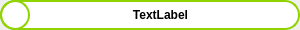
<?xml version="1.0" encoding="UTF-8"?>
<ui version="4.0">
 <class>Form</class>
 <widget class="QWidget" name="Form">
  <property name="geometry">
   <rect>
    <x>0</x>
    <y>0</y>
    <width>300</width>
    <height>30</height>
   </rect>
  </property>
  <property name="sizePolicy">
   <sizepolicy hsizetype="Fixed" vsizetype="Preferred">
    <horstretch>0</horstretch>
    <verstretch>0</verstretch>
   </sizepolicy>
  </property>
  <property name="minimumSize">
   <size>
    <width>0</width>
    <height>30</height>
   </size>
  </property>
  <property name="windowTitle">
   <string>Form</string>
  </property>
  <layout class="QGridLayout" name="gridLayout">
   <property name="margin">
    <number>0</number>
   </property>
   <item row="0" column="0">
    <widget class="QLabel" name="fondo">
     <property name="sizePolicy">
      <sizepolicy hsizetype="Fixed" vsizetype="Fixed">
       <horstretch>0</horstretch>
       <verstretch>0</verstretch>
      </sizepolicy>
     </property>
     <property name="minimumSize">
      <size>
       <width>300</width>
       <height>30</height>
      </size>
     </property>
     <property name="maximumSize">
      <size>
       <width>30</width>
       <height>16677215</height>
      </size>
     </property>
     <property name="styleSheet">
      <string notr="true">QLabel#fondo {border: 2px solid rgb(143,212,0);
border-radius: 15px;
background-color: rgb(255,255,255);
 }</string>
     </property>
     <property name="text">
      <string/>
     </property>
     <property name="scaledContents">
      <bool>false</bool>
     </property>
     <property name="alignment">
      <set>Qt::AlignCenter</set>
     </property>
     <property name="margin">
      <number>0</number>
     </property>
     <property name="indent">
      <number>0</number>
     </property>
    </widget>
   </item>
  </layout>
  <widget class="QLabel" name="ref">
   <property name="geometry">
    <rect>
     <x>65</x>
     <y>7</y>
     <width>191</width>
     <height>16</height>
    </rect>
   </property>
   <property name="font">
    <font>
     <weight>75</weight>
     <bold>true</bold>
    </font>
   </property>
   <property name="text">
    <string>TextLabel</string>
   </property>
   <property name="alignment">
    <set>Qt::AlignCenter</set>
   </property>
  </widget>
  <widget class="QLabel" name="icono">
   <property name="geometry">
    <rect>
     <x>0</x>
     <y>0</y>
     <width>30</width>
     <height>30</height>
    </rect>
   </property>
   <property name="styleSheet">
    <string notr="true">QLabel#icono { border: 2px solid rgb(143,212,0);
border-radius: 15px
}</string>
   </property>
   <property name="text">
    <string/>
   </property>
   <property name="pixmap">
    <pixmap resource="rsc/ficheros.qrc">:/icons/25694.png</pixmap>
   </property>
   <property name="scaledContents">
    <bool>true</bool>
   </property>
   <property name="margin">
    <number>3</number>
   </property>
  </widget>
 </widget>
 <resources>
  <include location="rsc/ficheros.qrc"/>
 </resources>
 <connections/>
</ui>
